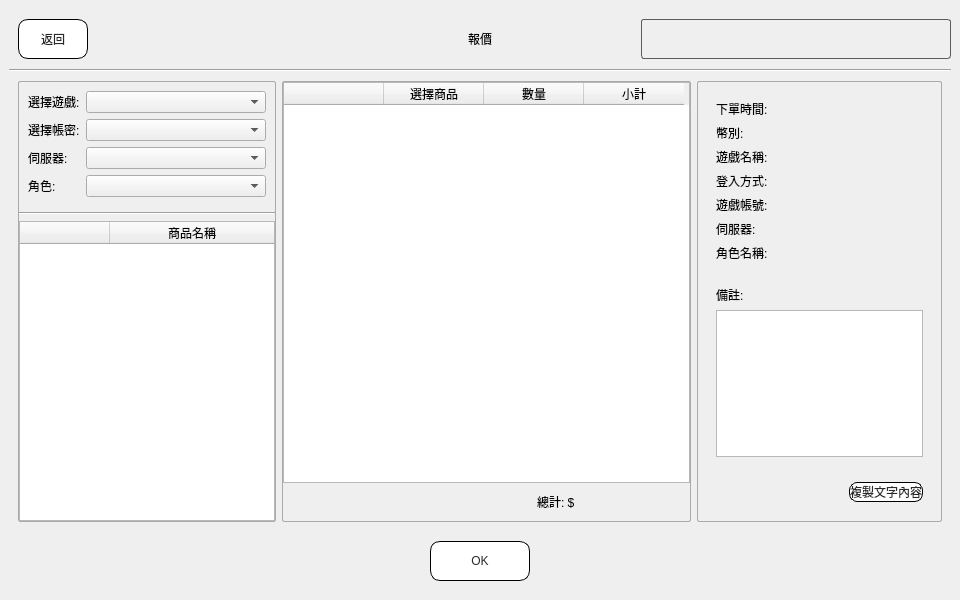
<?xml version="1.0" encoding="UTF-8"?>
<ui version="4.0">
 <class>LayerSayCost</class>
 <widget class="QWidget" name="LayerSayCost">
  <property name="geometry">
   <rect>
    <x>0</x>
    <y>0</y>
    <width>960</width>
    <height>600</height>
   </rect>
  </property>
  <property name="windowTitle">
   <string>Form</string>
  </property>
  <layout class="QGridLayout" name="gridLayout">
   <property name="leftMargin">
    <number>0</number>
   </property>
   <property name="topMargin">
    <number>0</number>
   </property>
   <property name="rightMargin">
    <number>0</number>
   </property>
   <property name="bottomMargin">
    <number>0</number>
   </property>
   <property name="spacing">
    <number>0</number>
   </property>
   <item row="0" column="0">
    <widget class="QWidget" name="wBg" native="true">
     <property name="styleSheet">
      <string notr="true">font: 16px &quot;Microsoft JhengHei UI&quot;;
</string>
     </property>
     <layout class="QVBoxLayout" name="verticalLayout">
      <property name="spacing">
       <number>0</number>
      </property>
      <item>
       <widget class="QWidget" name="widget_3" native="true">
        <property name="minimumSize">
         <size>
          <width>0</width>
          <height>60</height>
         </size>
        </property>
        <property name="maximumSize">
         <size>
          <width>16777215</width>
          <height>80</height>
         </size>
        </property>
        <layout class="QHBoxLayout" name="horizontalLayout" stretch="1,1,1">
         <property name="leftMargin">
          <number>0</number>
         </property>
         <property name="topMargin">
          <number>0</number>
         </property>
         <property name="rightMargin">
          <number>0</number>
         </property>
         <property name="bottomMargin">
          <number>0</number>
         </property>
         <item>
          <widget class="QWidget" name="widget_4" native="true">
           <layout class="QHBoxLayout" name="horizontalLayout_2">
            <item>
             <widget class="QPushButton" name="btnSayCostBack">
              <property name="sizePolicy">
               <sizepolicy hsizetype="Fixed" vsizetype="Fixed">
                <horstretch>0</horstretch>
                <verstretch>0</verstretch>
               </sizepolicy>
              </property>
              <property name="minimumSize">
               <size>
                <width>70</width>
                <height>40</height>
               </size>
              </property>
              <property name="maximumSize">
               <size>
                <width>70</width>
                <height>40</height>
               </size>
              </property>
              <property name="styleSheet">
               <string notr="true">QPushButton{
font: 20px &quot;Microsoft JhengHei UI&quot;;


}



QPushButton{background-color: rgb(255, 255, 255);
border-radius:10px;
color: rgb(41,41,41);
border: 1px solid #000000; }


QPushButton:hover 
{ 
background-color: #55aaff; 
border-style: outset; 
border-width: 2px; 
font: 700 18px &quot;Microsoft JhengHei UI&quot;; 
}
QPushButton:pressed { 
border-style: outset; 
border-width: 0px; 
font: 700 24px &quot;Microsoft JhengHei UI&quot;; 
color:rgb(241,241,241);
background-color:#3c78b4;
}</string>
              </property>
              <property name="text">
               <string>返回</string>
              </property>
             </widget>
            </item>
            <item>
             <spacer name="horizontalSpacer">
              <property name="orientation">
               <enum>Qt::Horizontal</enum>
              </property>
              <property name="sizeHint" stdset="0">
               <size>
                <width>187</width>
                <height>20</height>
               </size>
              </property>
             </spacer>
            </item>
           </layout>
          </widget>
         </item>
         <item>
          <widget class="QLabel" name="lbTitle">
           <property name="styleSheet">
            <string notr="true">font: 24px &quot;Microsoft JhengHei UI&quot;;</string>
           </property>
           <property name="text">
            <string>報價</string>
           </property>
           <property name="alignment">
            <set>Qt::AlignCenter</set>
           </property>
          </widget>
         </item>
         <item>
          <widget class="QWidget" name="widget_5" native="true">
           <layout class="QGridLayout" name="gridLayout_2">
            <property name="leftMargin">
             <number>0</number>
            </property>
            <property name="topMargin">
             <number>0</number>
            </property>
            <property name="rightMargin">
             <number>0</number>
            </property>
            <property name="bottomMargin">
             <number>0</number>
            </property>
            <item row="0" column="0">
             <widget class="QGroupBox" name="groupBox_8">
              <property name="maximumSize">
               <size>
                <width>16777215</width>
                <height>40</height>
               </size>
              </property>
              <property name="styleSheet">
               <string notr="true">QGroupBox{
border-radius:3px;
color: rgb(41,41,41);
border: 1px solid #5b5b5b; }</string>
              </property>
              <layout class="QHBoxLayout" name="horizontalLayout_4">
               <property name="leftMargin">
                <number>0</number>
               </property>
               <property name="topMargin">
                <number>0</number>
               </property>
               <property name="rightMargin">
                <number>0</number>
               </property>
               <property name="bottomMargin">
                <number>0</number>
               </property>
               <item>
                <widget class="QLabel" name="lbId">
                 <property name="text">
                  <string/>
                 </property>
                 <property name="alignment">
                  <set>Qt::AlignCenter</set>
                 </property>
                </widget>
               </item>
               <item>
                <widget class="QLabel" name="lbName">
                 <property name="text">
                  <string/>
                 </property>
                </widget>
               </item>
              </layout>
             </widget>
            </item>
           </layout>
          </widget>
         </item>
        </layout>
       </widget>
      </item>
      <item>
       <widget class="Line" name="line">
        <property name="orientation">
         <enum>Qt::Horizontal</enum>
        </property>
       </widget>
      </item>
      <item>
       <widget class="QWidget" name="widget" native="true">
        <property name="sizePolicy">
         <sizepolicy hsizetype="Preferred" vsizetype="Expanding">
          <horstretch>0</horstretch>
          <verstretch>0</verstretch>
         </sizepolicy>
        </property>
        <property name="styleSheet">
         <string notr="true">QGroupBox{
border-radius:2px;
border: 1px solid #aaaaaa;
}</string>
        </property>
        <layout class="QHBoxLayout" name="horizontalLayout_3" stretch="0,1,1">
         <item>
          <widget class="QGroupBox" name="groupBox_6">
           <property name="sizePolicy">
            <sizepolicy hsizetype="Fixed" vsizetype="Preferred">
             <horstretch>0</horstretch>
             <verstretch>0</verstretch>
            </sizepolicy>
           </property>
           <property name="minimumSize">
            <size>
             <width>245</width>
             <height>100</height>
            </size>
           </property>
           <layout class="QVBoxLayout" name="verticalLayout_3">
            <property name="leftMargin">
             <number>0</number>
            </property>
            <property name="topMargin">
             <number>0</number>
            </property>
            <property name="rightMargin">
             <number>0</number>
            </property>
            <property name="bottomMargin">
             <number>0</number>
            </property>
            <item>
             <widget class="QWidget" name="widget_6" native="true">
              <property name="sizePolicy">
               <sizepolicy hsizetype="Preferred" vsizetype="Fixed">
                <horstretch>0</horstretch>
                <verstretch>0</verstretch>
               </sizepolicy>
              </property>
              <layout class="QFormLayout" name="formLayout">
               <item row="0" column="0">
                <widget class="QLabel" name="lb_2">
                 <property name="text">
                  <string>選擇遊戲:</string>
                 </property>
                </widget>
               </item>
               <item row="0" column="1">
                <widget class="QComboBox" name="cbGame"/>
               </item>
               <item row="1" column="0">
                <widget class="QLabel" name="lb_3">
                 <property name="text">
                  <string>選擇帳密:</string>
                 </property>
                </widget>
               </item>
               <item row="1" column="1">
                <widget class="QComboBox" name="cbAccount"/>
               </item>
               <item row="2" column="1">
                <widget class="QComboBox" name="cbServer"/>
               </item>
               <item row="2" column="0">
                <widget class="QLabel" name="lbServerT">
                 <property name="text">
                  <string>伺服器:</string>
                 </property>
                </widget>
               </item>
               <item row="3" column="0">
                <widget class="QLabel" name="lbCHrT">
                 <property name="text">
                  <string>角色:</string>
                 </property>
                </widget>
               </item>
               <item row="3" column="1">
                <widget class="QComboBox" name="cbChr"/>
               </item>
              </layout>
             </widget>
            </item>
            <item>
             <widget class="Line" name="line_2">
              <property name="orientation">
               <enum>Qt::Horizontal</enum>
              </property>
             </widget>
            </item>
            <item>
             <widget class="QWidget" name="widget_10" native="true">
              <layout class="QGridLayout" name="gridLayout_3">
               <property name="leftMargin">
                <number>0</number>
               </property>
               <property name="topMargin">
                <number>0</number>
               </property>
               <property name="rightMargin">
                <number>0</number>
               </property>
               <property name="bottomMargin">
                <number>0</number>
               </property>
               <item row="0" column="0">
                <widget class="QTableWidget" name="tbGameItem">
                 <property name="editTriggers">
                  <set>QAbstractItemView::NoEditTriggers</set>
                 </property>
                 <property name="selectionBehavior">
                  <enum>QAbstractItemView::SelectRows</enum>
                 </property>
                 <attribute name="horizontalHeaderDefaultSectionSize">
                  <number>90</number>
                 </attribute>
                 <attribute name="horizontalHeaderStretchLastSection">
                  <bool>true</bool>
                 </attribute>
                 <attribute name="verticalHeaderVisible">
                  <bool>false</bool>
                 </attribute>
                 <column>
                  <property name="text">
                   <string/>
                  </property>
                 </column>
                 <column>
                  <property name="text">
                   <string>商品名稱</string>
                  </property>
                 </column>
                </widget>
               </item>
              </layout>
             </widget>
            </item>
           </layout>
          </widget>
         </item>
         <item>
          <widget class="QGroupBox" name="groupBox_8">
           <property name="styleSheet">
            <string notr="true"/>
           </property>
           <layout class="QGridLayout" name="gridLayout_4">
            <property name="leftMargin">
             <number>0</number>
            </property>
            <property name="topMargin">
             <number>0</number>
            </property>
            <property name="rightMargin">
             <number>0</number>
            </property>
            <property name="bottomMargin">
             <number>0</number>
            </property>
            <property name="spacing">
             <number>0</number>
            </property>
            <item row="0" column="0">
             <widget class="QTableWidget" name="tbInfo">
              <property name="editTriggers">
               <set>QAbstractItemView::NoEditTriggers</set>
              </property>
              <property name="selectionBehavior">
               <enum>QAbstractItemView::SelectRows</enum>
              </property>
              <attribute name="verticalHeaderVisible">
               <bool>false</bool>
              </attribute>
              <column>
               <property name="text">
                <string/>
               </property>
              </column>
              <column>
               <property name="text">
                <string>選擇商品</string>
               </property>
              </column>
              <column>
               <property name="text">
                <string>數量</string>
               </property>
              </column>
              <column>
               <property name="text">
                <string>小計</string>
               </property>
              </column>
             </widget>
            </item>
            <item row="1" column="0">
             <widget class="QWidget" name="widget_8" native="true">
              <property name="minimumSize">
               <size>
                <width>0</width>
                <height>36</height>
               </size>
              </property>
              <property name="styleSheet">
               <string notr="true">font: 22px &quot;Microsoft JhengHei UI&quot;;</string>
              </property>
              <layout class="QHBoxLayout" name="horizontalLayout_5">
               <item>
                <spacer name="horizontalSpacer_2">
                 <property name="orientation">
                  <enum>Qt::Horizontal</enum>
                 </property>
                 <property name="sizeHint" stdset="0">
                  <size>
                   <width>191</width>
                   <height>20</height>
                  </size>
                 </property>
                </spacer>
               </item>
               <item>
                <widget class="QLabel" name="label_8">
                 <property name="text">
                  <string>總計: $</string>
                 </property>
                </widget>
               </item>
               <item>
                <widget class="QLabel" name="lbTotal">
                 <property name="minimumSize">
                  <size>
                   <width>100</width>
                   <height>0</height>
                  </size>
                 </property>
                 <property name="text">
                  <string/>
                 </property>
                 <property name="alignment">
                  <set>Qt::AlignCenter</set>
                 </property>
                </widget>
               </item>
              </layout>
             </widget>
            </item>
           </layout>
          </widget>
         </item>
         <item>
          <widget class="QGroupBox" name="groupBox_7">
           <property name="sizePolicy">
            <sizepolicy hsizetype="Fixed" vsizetype="Preferred">
             <horstretch>0</horstretch>
             <verstretch>0</verstretch>
            </sizepolicy>
           </property>
           <property name="minimumSize">
            <size>
             <width>200</width>
             <height>0</height>
            </size>
           </property>
           <property name="maximumSize">
            <size>
             <width>245</width>
             <height>16777215</height>
            </size>
           </property>
           <property name="styleSheet">
            <string notr="true">
QPushButton{
font: 20px &quot;Microsoft JhengHei UI&quot;;


}



QPushButton{background-color: rgb(255, 255, 255);
border-radius:10px;
color: rgb(41,41,41);
border: 1px solid #000000; }


QPushButton:hover 
{ 
background-color: #55aaff; 
border-style: outset; 
border-width: 2px; 
font: 700 18px &quot;Microsoft JhengHei UI&quot;; 
}
QPushButton:pressed { 
border-style: outset; 
border-width: 0px; 
font: 700 24px &quot;Microsoft JhengHei UI&quot;; 
color:rgb(241,241,241);
background-color:#3c78b4;
}</string>
           </property>
           <layout class="QVBoxLayout" name="verticalLayout_2">
            <property name="bottomMargin">
             <number>9</number>
            </property>
            <item>
             <widget class="QWidget" name="widget_11" native="true">
              <layout class="QFormLayout" name="formLayout_3">
               <item row="0" column="0">
                <widget class="QLabel" name="label_1">
                 <property name="text">
                  <string>下單時間:</string>
                 </property>
                </widget>
               </item>
               <item row="0" column="1">
                <widget class="QLabel" name="lbTime">
                 <property name="text">
                  <string/>
                 </property>
                </widget>
               </item>
               <item row="2" column="0">
                <widget class="QLabel" name="label_3">
                 <property name="text">
                  <string>遊戲名稱:</string>
                 </property>
                </widget>
               </item>
               <item row="3" column="0">
                <widget class="QLabel" name="label_4">
                 <property name="text">
                  <string>登入方式:</string>
                 </property>
                </widget>
               </item>
               <item row="2" column="1">
                <widget class="QLabel" name="lbGameName">
                 <property name="text">
                  <string/>
                 </property>
                </widget>
               </item>
               <item row="3" column="1">
                <widget class="QLabel" name="lbLoginType">
                 <property name="text">
                  <string/>
                 </property>
                </widget>
               </item>
               <item row="4" column="0">
                <widget class="QLabel" name="label_5">
                 <property name="text">
                  <string>遊戲帳號:</string>
                 </property>
                </widget>
               </item>
               <item row="5" column="0">
                <widget class="QLabel" name="label_6">
                 <property name="text">
                  <string>伺服器:</string>
                 </property>
                </widget>
               </item>
               <item row="4" column="1">
                <widget class="QLabel" name="lbGameAccount">
                 <property name="text">
                  <string/>
                 </property>
                </widget>
               </item>
               <item row="5" column="1">
                <widget class="QLabel" name="lbServer">
                 <property name="text">
                  <string/>
                 </property>
                </widget>
               </item>
               <item row="6" column="0">
                <widget class="QLabel" name="label_7">
                 <property name="text">
                  <string>角色名稱:</string>
                 </property>
                </widget>
               </item>
               <item row="6" column="1">
                <widget class="QLabel" name="lbChr">
                 <property name="text">
                  <string/>
                 </property>
                </widget>
               </item>
               <item row="1" column="0">
                <widget class="QLabel" name="label_2">
                 <property name="text">
                  <string>幣別:</string>
                 </property>
                </widget>
               </item>
               <item row="1" column="1">
                <widget class="QLabel" name="lbCurrency">
                 <property name="text">
                  <string/>
                 </property>
                </widget>
               </item>
              </layout>
             </widget>
            </item>
            <item>
             <widget class="QWidget" name="widget_7" native="true">
              <property name="minimumSize">
               <size>
                <width>0</width>
                <height>100</height>
               </size>
              </property>
              <layout class="QGridLayout" name="gridLayout_6">
               <item row="0" column="0" colspan="2">
                <widget class="QLabel" name="label">
                 <property name="text">
                  <string>備註:</string>
                 </property>
                </widget>
               </item>
               <item row="1" column="0" colspan="2">
                <widget class="QTextEdit" name="txNote1">
                 <property name="styleSheet">
                  <string notr="true">font: 16px &quot;Microsoft JhengHei UI&quot;;</string>
                 </property>
                </widget>
               </item>
              </layout>
             </widget>
            </item>
            <item>
             <widget class="QWidget" name="widget_9" native="true">
              <property name="minimumSize">
               <size>
                <width>0</width>
                <height>40</height>
               </size>
              </property>
              <layout class="QHBoxLayout" name="horizontalLayout_6">
               <property name="topMargin">
                <number>0</number>
               </property>
               <property name="bottomMargin">
                <number>0</number>
               </property>
               <item>
                <spacer name="horizontalSpacer_4">
                 <property name="orientation">
                  <enum>Qt::Horizontal</enum>
                 </property>
                 <property name="sizeHint" stdset="0">
                  <size>
                   <width>73</width>
                   <height>20</height>
                  </size>
                 </property>
                </spacer>
               </item>
               <item>
                <widget class="QPushButton" name="btnCopy">
                 <property name="maximumSize">
                  <size>
                   <width>120</width>
                   <height>16777215</height>
                  </size>
                 </property>
                 <property name="styleSheet">
                  <string notr="true">
QPushButton{
font: 20px &quot;Microsoft JhengHei UI&quot;;


}



QPushButton{background-color: rgb(255, 255, 255);
border-radius:8px;
color: rgb(41,41,41);
border: 1px solid #000000; }


QPushButton:hover 
{ 
background-color: #55aaff; 
border-style: outset; 
border-width: 2px; 
font: 700 18px &quot;Microsoft JhengHei UI&quot;; 
}
QPushButton:pressed { 
border-style: outset; 
border-width: 0px; 
font: 700 24px &quot;Microsoft JhengHei UI&quot;; 
color:rgb(241,241,241);
background-color:#3c78b4;
}</string>
                 </property>
                 <property name="text">
                  <string>複製文字內容</string>
                 </property>
                </widget>
               </item>
              </layout>
             </widget>
            </item>
           </layout>
          </widget>
         </item>
        </layout>
       </widget>
      </item>
      <item>
       <widget class="QStackedWidget" name="wBottom">
        <property name="minimumSize">
         <size>
          <width>0</width>
          <height>60</height>
         </size>
        </property>
        <property name="maximumSize">
         <size>
          <width>16777215</width>
          <height>60</height>
         </size>
        </property>
        <property name="currentIndex">
         <number>1</number>
        </property>
        <widget class="QWidget" name="wBottomPage1" native="true">
         <layout class="QGridLayout" name="gridLayout_5">
          <property name="topMargin">
           <number>0</number>
          </property>
          <property name="bottomMargin">
           <number>0</number>
          </property>
          <property name="horizontalSpacing">
           <number>40</number>
          </property>
          <item row="0" column="1">
           <widget class="QWidget" name="wSelect" native="true">
            <property name="minimumSize">
             <size>
              <width>240</width>
              <height>0</height>
             </size>
            </property>
            <layout class="QHBoxLayout" name="horizontalLayout_7">
             <property name="leftMargin">
              <number>0</number>
             </property>
             <property name="topMargin">
              <number>0</number>
             </property>
             <property name="rightMargin">
              <number>0</number>
             </property>
             <property name="bottomMargin">
              <number>0</number>
             </property>
             <item>
              <widget class="QLabel" name="label_9">
               <property name="text">
                <string>選擇儲值專員:</string>
               </property>
              </widget>
             </item>
             <item>
              <widget class="QComboBox" name="cbSelect"/>
             </item>
            </layout>
           </widget>
          </item>
          <item row="0" column="0">
           <spacer name="horizontalSpacer_3">
            <property name="orientation">
             <enum>Qt::Horizontal</enum>
            </property>
            <property name="sizeHint" stdset="0">
             <size>
              <width>40</width>
              <height>20</height>
             </size>
            </property>
           </spacer>
          </item>
          <item row="0" column="2">
           <widget class="QPushButton" name="btnSayOk">
            <property name="minimumSize">
             <size>
              <width>0</width>
              <height>40</height>
             </size>
            </property>
            <property name="styleSheet">
             <string notr="true">
QPushButton{
font: 20px &quot;Microsoft JhengHei UI&quot;;


}



QPushButton{background-color: rgb(255, 255, 255);
border-radius:10px;
color: rgb(41,41,41);
border: 1px solid #000000; }


QPushButton:hover 
{ 
background-color: #55aaff; 
border-style: outset; 
border-width: 2px; 
font: 700 18px &quot;Microsoft JhengHei UI&quot;; 
}
QPushButton:pressed { 
border-style: outset; 
border-width: 0px; 
font: 700 24px &quot;Microsoft JhengHei UI&quot;; 
color:rgb(241,241,241);
background-color:#3c78b4;
}</string>
            </property>
            <property name="text">
             <string>複製並送出</string>
            </property>
           </widget>
          </item>
         </layout>
        </widget>
        <widget class="QWidget" name="page">
         <layout class="QGridLayout" name="gridLayout_7">
          <item row="0" column="0">
           <widget class="QPushButton" name="btnSayClose">
            <property name="sizePolicy">
             <sizepolicy hsizetype="Fixed" vsizetype="Fixed">
              <horstretch>0</horstretch>
              <verstretch>0</verstretch>
             </sizepolicy>
            </property>
            <property name="minimumSize">
             <size>
              <width>100</width>
              <height>40</height>
             </size>
            </property>
            <property name="styleSheet">
             <string notr="true">
QPushButton{
font: 20px &quot;Microsoft JhengHei UI&quot;;


}



QPushButton{background-color: rgb(255, 255, 255);
border-radius:10px;
color: rgb(41,41,41);
border: 1px solid #000000; }


QPushButton:hover 
{ 
background-color: #55aaff; 
border-style: outset; 
border-width: 2px; 
font: 700 18px &quot;Microsoft JhengHei UI&quot;; 
}
QPushButton:pressed { 
border-style: outset; 
border-width: 0px; 
font: 700 24px &quot;Microsoft JhengHei UI&quot;; 
color:rgb(241,241,241);
background-color:#3c78b4;
}</string>
            </property>
            <property name="text">
             <string>OK</string>
            </property>
           </widget>
          </item>
         </layout>
        </widget>
       </widget>
      </item>
     </layout>
    </widget>
   </item>
  </layout>
 </widget>
 <resources/>
 <connections/>
</ui>
